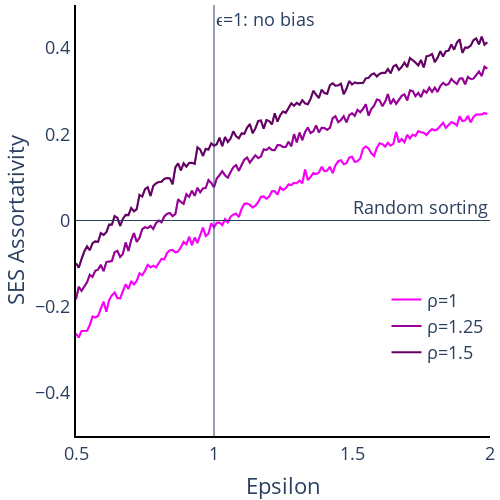

Write notebook code for a chart like this one.
### Markdown cell above
### Epsilon Assortativity

### Code cell
SESAss_epsilon_rho1 = plotly_lines.plot_MTO_sim_results(plotly_lines(), data=df_eps[df_eps['rho'] == 1], x_var='epsilon', y_var='Network_SES_assortativity', x_range=[0.5,2], y_range=[0,1], x_title='Epsilon', y_title='Exposure', with_predicted=False, colors=['rgba(250,0,250,1)'], legend_text='ρ=1')

SESAss_epsilon_rho125 = plotly_lines.plot_MTO_sim_results(plotly_lines(), data=df_eps[df_eps['rho'] == 1.25], x_var='epsilon', y_var='Network_SES_assortativity', x_range=[0.5,2], y_range=[0,1], x_title='Epsilon', y_title='Exposure', with_predicted=False, colors=['rgba(150,0,150,1)'], legend_text='ρ=1.25')

SESAss_epsilon_rho15 = plotly_lines.plot_MTO_sim_results(plotly_lines(), data=df_eps[df_eps['rho'] == 1.5], x_var='epsilon', y_var='Network_SES_assortativity', x_range=[0.5,2], y_range=[0,1], x_title='Epsilon', y_title='Exposure', with_predicted=False, colors=['rgba(100,0,100,1)'], legend_text='ρ=1.5')

SESAss_epsilon_rho = go.Figure(data = SESAss_epsilon_rho15.data + SESAss_epsilon_rho125.data + SESAss_epsilon_rho1.data)

SESAss_epsilon_rho.update_layout(
    title = None, 
    font=dict(size = 18),
    xaxis_title = 'Epsilon', 
    yaxis_title = 'SES Assortativity',
    width = 500, height = 500,
    showlegend = True, 
    legend=dict(x=0.75,y=0.15),
    legend_title_text = '',
    xaxis_range = [0.5,2],
    yaxis_range = [-0.5,0.5],
    margin=dict(b=5,l=5,r=5,t=5),
    xaxis = dict(showgrid = False, showline = True, linecolor = 'rgb(0,0,0)', linewidth = 2), 
    yaxis = dict(showgrid = False, showline = True, linecolor = 'rgb(0,0,0)', linewidth = ),
    plot_bgcolor='rgba(0,0,0,0)')

SESAss_epsilon_rho.add_hline(y=0, line_width=1, annotation_text = 'Random sorting')
SESAss_epsilon_rho.add_vline(x=1, line_width=1, annotation_text = 'ϵ=1: no bias')

### Figure 1 — Plotly figure (JSON) as saved in the notebook; plotly's stock layout.template omitted (floating-point values rounded to 4 significant figures; data arrays with more than 128 entries replaced by an {"elided": "..."} marker saying what was removed)
{"data": [{"line": {"color": "rgba(100,0,100,1)", "width": 2}, "mode": "lines", "name": "ρ=1.5", "showlegend": true, "type": "scatter", "x": {"elided": "150 float values"}, "y": {"elided": "150 float values"}}, {"line": {"color": "rgba(100,0,100,0.25)", "width": 2}, "mode": "lines", "showlegend": false, "type": "scatter", "x": {"elided": "150 float values"}, "y": {"elided": "150 float values"}}, {"fill": "tonexty", "fillcolor": "rgba(68, 68, 68, 0.2)", "line": {"color": "rgba(100,0,100,0.25)", "width": 2}, "mode": "lines", "showlegend": false, "type": "scatter", "x": {"elided": "150 float values"}, "y": {"elided": "150 float values"}}, {"line": {"color": "rgba(150,0,150,1)", "width": 2}, "mode": "lines", "name": "ρ=1.25", "showlegend": true, "type": "scatter", "x": {"elided": "150 float values"}, "y": {"elided": "150 float values"}}, {"line": {"color": "rgba(150,0,150,0.25)", "width": 2}, "mode": "lines", "showlegend": false, "type": "scatter", "x": {"elided": "150 float values"}, "y": {"elided": "150 float values"}}, {"fill": "tonexty", "fillcolor": "rgba(68, 68, 68, 0.2)", "line": {"color": "rgba(150,0,150,0.25)", "width": 2}, "mode": "lines", "showlegend": false, "type": "scatter", "x": {"elided": "150 float values"}, "y": {"elided": "150 float values"}}, {"line": {"color": "rgba(250,0,250,1)", "width": 2}, "mode": "lines", "name": "ρ=1", "showlegend": true, "type": "scatter", "x": {"elided": "150 float values"}, "y": {"elided": "150 float values"}}, {"line": {"color": "rgba(250,0,250,0.25)", "width": 2}, "mode": "lines", "showlegend": false, "type": "scatter", "x": {"elided": "150 float values"}, "y": {"elided": "150 float values"}}, {"fill": "tonexty", "fillcolor": "rgba(68, 68, 68, 0.2)", "line": {"color": "rgba(250,0,250,0.25)", "width": 2}, "mode": "lines", "showlegend": false, "type": "scatter", "x": {"elided": "150 float values"}, "y": {"elided": "150 float values"}}], "layout": {"annotations": [{"showarrow": false, "text": "Random sorting", "x": 1, "xanchor": "right", "xref": "x domain", "y": 0, "yanchor": "bottom", "yref": "y"}, {"showarrow": false, "text": "ϵ=1: no bias", "x": 1, "xanchor": "left", "xref": "x", "y": 1, "yanchor": "top", "yref": "y domain"}], "font": {"size": 18}, "height": 500, "legend": {"title": {"text": ""}, "x": 0.75, "y": 0.15}, "margin": {"b": 5, "l": 5, "r": 5, "t": 5}, "plot_bgcolor": "rgba(0,0,0,0)", "shapes": [{"line": {"width": 1}, "type": "line", "x0": 0, "x1": 1, "xref": "x domain", "y0": 0, "y1": 0, "yref": "y"}, {"line": {"width": 1}, "type": "line", "x0": 1, "x1": 1, "xref": "x", "y0": 0, "y1": 1, "yref": "y domain"}], "showlegend": true, "title": {}, "width": 500, "xaxis": {"linecolor": "rgb(0,0,0)", "linewidth": 2, "range": [0.5, 2], "showgrid": false, "showline": true, "title": {"text": "Epsilon"}}, "yaxis": {"linecolor": "rgb(0,0,0)", "linewidth": 2, "range": [-0.5, 0.5], "showgrid": false, "showline": true, "title": {"text": "SES Assortativity"}}}}
